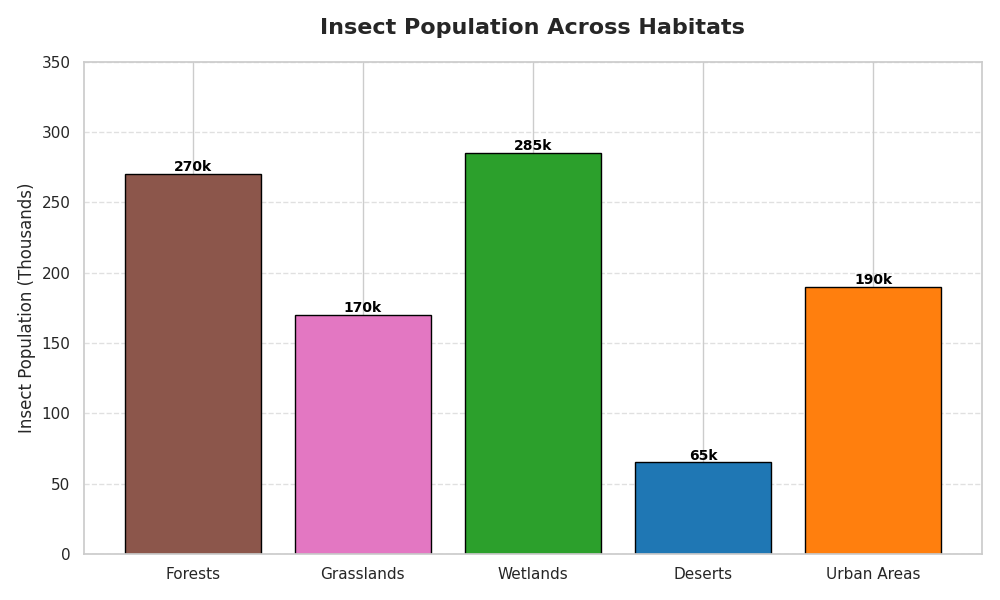

Write Python code to recreate this figure.
import matplotlib.pyplot as plt
import numpy as np

# Define habitats and insect types
habitats = ['Forests', 'Grasslands', 'Wetlands', 'Deserts', 'Urban Areas']

# Number of insects (in thousands) in each habitat
population_data = np.array([
    [150, 50, 40, 10, 20],  # Forests
    [70, 60, 25, 5, 10],    # Grasslands
    [90, 70, 80, 15, 30],   # Wetlands
    [15, 7, 3, 35, 5],      # Deserts
    [50, 30, 60, 30, 20]    # Urban Areas
])

# Calculate total populations for each habitat
total_populations = np.sum(population_data, axis=1)

# Create plot
fig, ax = plt.subplots(figsize=(10, 6))

# Colors for bar chart
colors = ['#8c564b', '#e377c2', '#2ca02c', '#1f77b4', '#ff7f0e']

# Create vertical bar chart
bars = ax.bar(habitats, total_populations, color=colors, edgecolor='black')

# Add data labels to each bar
for bar in bars:
    ax.text(bar.get_x() + bar.get_width() / 2, bar.get_height() + 2,
            f'{int(bar.get_height())}k', ha='center', fontsize=10, fontweight='bold', color='black')

# Customize y-axis
ax.set_ylabel("Insect Population (Thousands)", fontsize=12)
ax.yaxis.grid(True, linestyle='--', alpha=0.6)
ax.set_ylim(0, 350)

# Set titles and labels
ax.set_title("Insect Population Across Habitats", fontsize=16, fontweight='bold', pad=20)

# Adjust layout to prevent overlapping
plt.tight_layout()

# Display the plot
plt.show()
